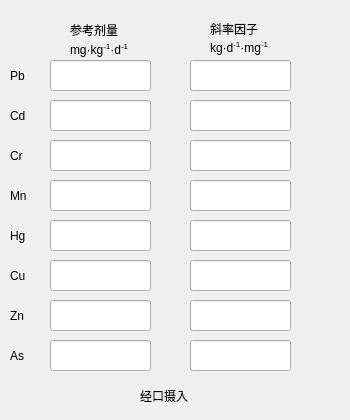
     <widget class="QWidget" name="tab">
      <property name="styleSheet">
       <string notr="true"/>
      </property>
      <attribute name="title">
       <string>经口摄入</string>
      </attribute>
      <widget class="QLabel" name="label_60">
       <property name="geometry">
        <rect>
         <x>10</x>
         <y>340</y>
         <width>61</width>
         <height>31</height>
        </rect>
       </property>
       <property name="text">
        <string>As</string>
       </property>
      </widget>
      <widget class="QLabel" name="label_52">
       <property name="geometry">
        <rect>
         <x>10</x>
         <y>140</y>
         <width>61</width>
         <height>31</height>
        </rect>
       </property>
       <property name="text">
        <string>Cr</string>
       </property>
      </widget>
      <widget class="QLabel" name="label_54">
       <property name="geometry">
        <rect>
         <x>10</x>
         <y>100</y>
         <width>61</width>
         <height>31</height>
        </rect>
       </property>
       <property name="text">
        <string>Cd</string>
       </property>
      </widget>
      <widget class="QLabel" name="label_59">
       <property name="geometry">
        <rect>
         <x>10</x>
         <y>180</y>
         <width>61</width>
         <height>31</height>
        </rect>
       </property>
       <property name="text">
        <string>Mn</string>
       </property>
      </widget>
      <widget class="QLabel" name="label_57">
       <property name="geometry">
        <rect>
         <x>10</x>
         <y>260</y>
         <width>61</width>
         <height>31</height>
        </rect>
       </property>
       <property name="text">
        <string>Cu</string>
       </property>
      </widget>
      <widget class="QLabel" name="label_58">
       <property name="geometry">
        <rect>
         <x>10</x>
         <y>300</y>
         <width>61</width>
         <height>31</height>
        </rect>
       </property>
       <property name="text">
        <string>Zn</string>
       </property>
      </widget>
      <widget class="QLabel" name="label_56">
       <property name="geometry">
        <rect>
         <x>10</x>
         <y>60</y>
         <width>61</width>
         <height>31</height>
        </rect>
       </property>
       <property name="text">
        <string>Pb</string>
       </property>
      </widget>
      <widget class="QLabel" name="label_53">
       <property name="geometry">
        <rect>
         <x>10</x>
         <y>220</y>
         <width>61</width>
         <height>31</height>
        </rect>
       </property>
       <property name="text">
        <string>Hg</string>
       </property>
      </widget>
      <widget class="QLabel" name="label_62">
       <property name="geometry">
        <rect>
         <x>70</x>
         <y>20</y>
         <width>71</width>
         <height>20</height>
        </rect>
       </property>
       <property name="text">
        <string>&lt;html&gt;&lt;head/&gt;&lt;body&gt;&lt;p&gt;参考剂量&lt;/p&gt;&lt;/body&gt;&lt;/html&gt;</string>
       </property>
      </widget>
      <widget class="QLabel" name="label_63">
       <property name="geometry">
        <rect>
         <x>210</x>
         <y>20</y>
         <width>131</width>
         <height>16</height>
        </rect>
       </property>
       <property name="text">
        <string>&lt;html&gt;&lt;head/&gt;&lt;body&gt;&lt;p&gt;斜率因子&lt;/p&gt;&lt;/body&gt;&lt;/html&gt;</string>
       </property>
      </widget>
      <widget class="QLabel" name="label_86">
       <property name="geometry">
        <rect>
         <x>140</x>
         <y>380</y>
         <width>61</width>
         <height>31</height>
        </rect>
       </property>
       <property name="text">
        <string>经口摄入</string>
       </property>
      </widget>
      <widget class="QLabel" name="label_107">
       <property name="geometry">
        <rect>
         <x>70</x>
         <y>40</y>
         <width>81</width>
         <height>21</height>
        </rect>
       </property>
       <property name="text">
        <string>&lt;html&gt;&lt;head/&gt;&lt;body&gt;&lt;p&gt;&lt;span style=&quot; font-family:'Times New Roman'; color:#000000;&quot;&gt;mg·kg&lt;/span&gt;&lt;span style=&quot; font-family:'Times New Roman'; color:#000000; vertical-align:super;&quot;&gt;-1&lt;/span&gt;&lt;span style=&quot; font-family:'Times New Roman'; color:#000000;&quot;&gt;·d&lt;/span&gt;&lt;span style=&quot; font-family:'Times New Roman'; color:#000000; vertical-align:super;&quot;&gt;-1&lt;/span&gt;&lt;/p&gt;&lt;/body&gt;&lt;/html&gt;</string>
       </property>
      </widget>
      <widget class="QLabel" name="label_108">
       <property name="geometry">
        <rect>
         <x>210</x>
         <y>40</y>
         <width>131</width>
         <height>16</height>
        </rect>
       </property>
       <property name="text">
        <string>&lt;html&gt;&lt;head/&gt;&lt;body&gt;&lt;p&gt;&lt;span style=&quot; font-family:'Times New Roman'; color:#000000;&quot;&gt;kg·d&lt;/span&gt;&lt;span style=&quot; font-family:'Times New Roman'; color:#000000; vertical-align:super;&quot;&gt;-1&lt;/span&gt;&lt;span style=&quot; font-family:'Times New Roman'; color:#000000;&quot;&gt;·mg&lt;/span&gt;&lt;span style=&quot; font-family:'Times New Roman'; color:#000000; vertical-align:super;&quot;&gt;-1&lt;/span&gt;&lt;/p&gt;&lt;/body&gt;&lt;/html&gt;</string>
       </property>
      </widget>
      <widget class="QLineEdit" name="sfm_as">
       <property name="geometry">
        <rect>
         <x>190</x>
         <y>340</y>
         <width>101</width>
         <height>31</height>
        </rect>
       </property>
      </widget>
      <widget class="QLineEdit" name="rfdm_cr">
       <property name="geometry">
        <rect>
         <x>50</x>
         <y>140</y>
         <width>101</width>
         <height>31</height>
        </rect>
       </property>
      </widget>
      <widget class="QLineEdit" name="sfm_pb">
       <property name="geometry">
        <rect>
         <x>190</x>
         <y>60</y>
         <width>101</width>
         <height>31</height>
        </rect>
       </property>
      </widget>
      <widget class="QLineEdit" name="rfdm_as">
       <property name="geometry">
        <rect>
         <x>50</x>
         <y>340</y>
         <width>101</width>
         <height>31</height>
        </rect>
       </property>
      </widget>
      <widget class="QLineEdit" name="rfdm_mn">
       <property name="geometry">
        <rect>
         <x>50</x>
         <y>180</y>
         <width>101</width>
         <height>31</height>
        </rect>
       </property>
      </widget>
      <widget class="QLineEdit" name="sfm_mn">
       <property name="geometry">
        <rect>
         <x>190</x>
         <y>180</y>
         <width>101</width>
         <height>31</height>
        </rect>
       </property>
      </widget>
      <widget class="QLineEdit" name="rfdm_hg">
       <property name="geometry">
        <rect>
         <x>50</x>
         <y>220</y>
         <width>101</width>
         <height>31</height>
        </rect>
       </property>
      </widget>
      <widget class="QLineEdit" name="sfm_cr">
       <property name="geometry">
        <rect>
         <x>190</x>
         <y>140</y>
         <width>101</width>
         <height>31</height>
        </rect>
       </property>
      </widget>
      <widget class="QLineEdit" name="sfm_zn">
       <property name="geometry">
        <rect>
         <x>190</x>
         <y>300</y>
         <width>101</width>
         <height>31</height>
        </rect>
       </property>
      </widget>
      <widget class="QLineEdit" name="rfdm_zn">
       <property name="geometry">
        <rect>
         <x>50</x>
         <y>300</y>
         <width>101</width>
         <height>31</height>
        </rect>
       </property>
      </widget>
      <widget class="QLineEdit" name="sfm_cd">
       <property name="geometry">
        <rect>
         <x>190</x>
         <y>100</y>
         <width>101</width>
         <height>31</height>
        </rect>
       </property>
      </widget>
      <widget class="QLineEdit" name="rfdm_cd">
       <property name="geometry">
        <rect>
         <x>50</x>
         <y>100</y>
         <width>101</width>
         <height>31</height>
        </rect>
       </property>
      </widget>
      <widget class="QLineEdit" name="sfm_hg">
       <property name="geometry">
        <rect>
         <x>190</x>
         <y>220</y>
         <width>101</width>
         <height>31</height>
        </rect>
       </property>
      </widget>
      <widget class="QLineEdit" name="rfdm_cu">
       <property name="geometry">
        <rect>
         <x>50</x>
         <y>260</y>
         <width>101</width>
         <height>31</height>
        </rect>
       </property>
      </widget>
      <widget class="QLineEdit" name="rfdm_pb">
       <property name="geometry">
        <rect>
         <x>50</x>
         <y>60</y>
         <width>101</width>
         <height>31</height>
        </rect>
       </property>
      </widget>
      <widget class="QLineEdit" name="sfm_cu">
       <property name="geometry">
        <rect>
         <x>190</x>
         <y>260</y>
         <width>101</width>
         <height>31</height>
        </rect>
       </property>
      </widget>
     </widget>
